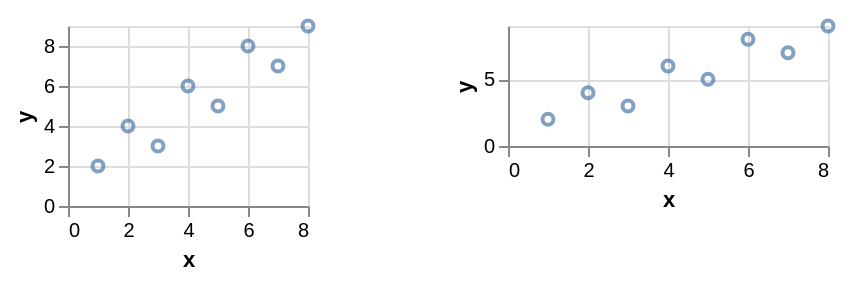

Write the Vega-Lite specification saved for this chart.
### Vega-Lite specification from a JSON file in a GitHub repository (floating-point values rounded to 4 significant figures)
{"$schema": "https://vega.github.io/schema/vega-lite/v6.json", "padding": 5, "autosize": "pad", "data": {"name": "table", "values": [{"c": "A", "g": "p", "x": 1, "y": 2, "v": 5, "t": "2024-01-15", "o": {"v": 3}, "IMDB Rating": 6.1, "d": "x1"}, {"c": "B", "g": "q", "x": 2, "y": 4, "v": 9, "t": "2024-02-20", "o": {"v": 7}, "IMDB Rating": 7.4, "d": "x2"}, {"c": "A", "g": "q", "x": 3, "y": 3, "v": 2, "t": "2024-03-05", "o": {"v": 1}, "IMDB Rating": 5.2, "d": "x1"}, {"c": "C", "g": "p", "x": 4, "y": 6, "v": 7, "t": "2024-05-30", "o": {"v": 4}, "IMDB Rating": 8.8, "d": "x3"}, {"c": "B", "g": "p", "x": 5, "y": 5, "v": 4, "t": "2024-07-11", "o": {"v": 9}, "IMDB Rating": 6.9, "d": "x2"}, {"c": "C", "g": "q", "x": 6, "y": 8, "v": 6, "t": "2024-09-02", "o": {"v": 2}, "IMDB Rating": 7.7, "d": "x3"}, {"c": "A", "g": "p", "x": 7, "y": 7, "v": 8, "t": "2024-11-25", "o": {"v": 5}, "IMDB Rating": 4.4, "d": "x1"}, {"c": "B", "g": "q", "x": 8, "y": 9, "v": 3, "t": "2024-12-31", "o": {"v": 8}, "IMDB Rating": 9.1, "d": "x2"}]}, "spacing": 60, "bounds": "flush", "hconcat": [{"mark": "point", "width": 120, "height": 90, "encoding": {"x": {"field": "x", "type": "quantitative"}, "y": {"field": "y", "type": "quantitative"}}}, {"mark": "point", "width": 160, "height": 60, "encoding": {"x": {"field": "x", "type": "quantitative"}, "y": {"field": "y", "type": "quantitative"}}}], "align": "all"}
